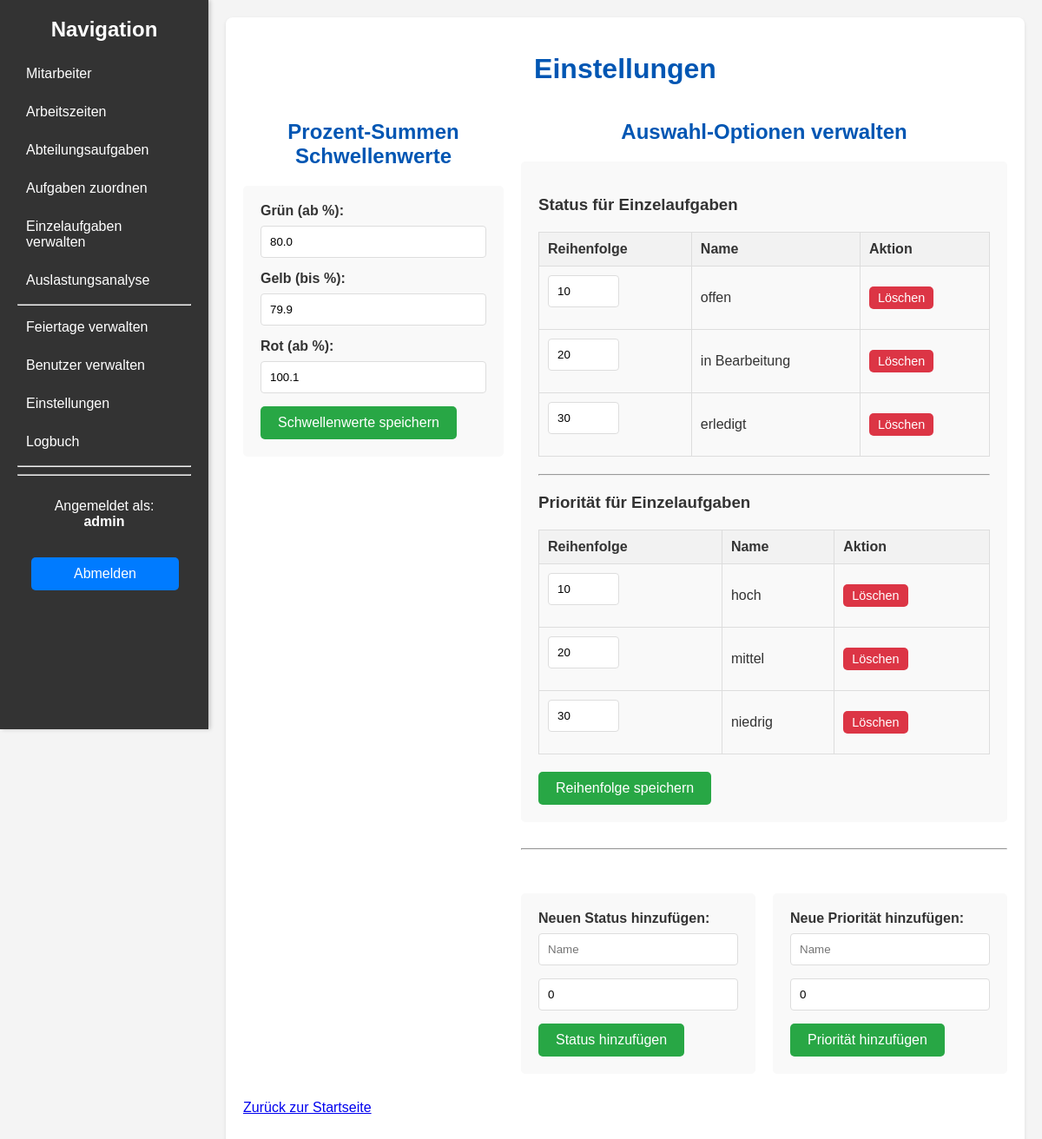
/settings (signed in), run on the app's committed database.
### models.py (models this page shows, shortened)
class User(db.Model, UserMixin):
    id = db.Column(db.Integer, primary_key=True)
    username = db.Column(db.String(100), unique=True, nullable=False)
    password_hash = db.Column(db.String(128))
    oe_number = db.Column(db.String(50), nullable=False)
    is_admin = db.Column(db.Boolean, default=False)

class Settings(db.Model):
    id = db.Column(db.Integer, primary_key=True, default=1)
    red_threshold = db.Column(db.Float, default=100.1)
    green_min_threshold = db.Column(db.Float, default=80.0)
    yellow_max_threshold = db.Column(db.Float, default=79.9)

class Status(db.Model):
    id = db.Column(db.Integer, primary_key=True)
    name = db.Column(db.String(50), nullable=False, unique=True)
    reihenfolge = db.Column(db.Integer, default=0)

class Prioritaet(db.Model):
    id = db.Column(db.Integer, primary_key=True)
    name = db.Column(db.String(50), nullable=False, unique=True)
    reihenfolge = db.Column(db.Integer, default=0)

### app.py (the view, shortened to what this page needs)
@app.route('/settings', methods=['GET', 'POST'])
@login_required
@admin_required
def settings():
    current_settings = Settings.query.first()
    stati = Status.query.order_by(Status.reihenfolge, Status.name).all()
    priorities = Prioritaet.query.order_by(Prioritaet.reihenfolge, Prioritaet.name).all()
    return render_template('settings.html', settings=current_settings, stati=stati, priorities=priorities)

### app.py (called while the page is built)
@login_manager.user_loader
def load_user(user_id):
    return User.query.get(int(user_id))

def admin_required(f):
    @wraps(f)
    def decorated_function(*args, **kwargs):
        if not current_user.is_admin:
            flash('Für diese Aktion sind Administratorrechte erforderlich.', 'danger')
            return redirect(url_for('index'))
        return f(*args, **kwargs)
    return decorated_function

### templates/settings.html (shortened to what this page needs)
{% extends "base.html" %}
{% block content %}
    <h1>Einstellungen</h1>
    <div style="display: flex; flex-wrap: wrap; gap: 20px;">
        <div style="flex: 1; min-width: 300px;">
            <h2>Prozent-Summen Schwellenwerte</h2>
            <form method="POST">
                <label for="green_min_threshold">Grün (ab %):</label>
                <input type="number" name="green_min_threshold" value="{{ settings.green_min_threshold | default(80.0) }}" required>
                <label for="yellow_max_threshold">Gelb (bis %):</label>
                <input type="number" name="yellow_max_threshold" value="{{ settings.yellow_max_threshold | default(79.9) }}" required>
                <label for="red_threshold">Rot (ab %):</label>
                <input type="number" name="red_threshold" value="{{ settings.red_threshold | default(100.0) }}" required>
                <button type="submit">Schwellenwerte speichern</button>
            </form>
        </div>
        <div style="flex: 2; min-width: 400px;">
            <h2>Auswahl-Optionen verwalten</h2>
            <form method="POST">
                <h3>Status für Einzelaufgaben</h3>
                <table>
                    <thead>
                        <tr>
                            <th>Reihenfolge</th>
                            <th>Name</th>
                            <th>Aktion</th>
                        </tr>
                    </thead>
                    <tbody>
                        {% for s in stati %}
                        <tr>
                            <td><input type="number" name="status_order_{{ s.id }}" value="{{ s.reihenfolge }}" style="width: 60px;"></td>
                            <td>{{ s.name }}</td>
                            <td>
                                <a href="#" onclick="if(confirm('Soll dieser Status wirklich gelöscht werden?')) document.getElementById('delete-status-{{s.id}}').submit();" class="button small delete">Löschen</a>
                            </td>
                        </tr>
                        {% endfor %}
                    </tbody>
                </table>
                <hr style="margin: 20px 0;">
                <h3>Priorität für Einzelaufgaben</h3>
                <table>
                    <thead>
                        <tr>
                            <th>Reihenfolge</th>
                            <th>Name</th>
                            <th>Aktion</th>
                        </tr>
                    </thead>
                    <tbody>
                        {% for p in priorities %}
                        <tr>
                            <td><input type="number" name="prio_order_{{ p.id }}" value="{{ p.reihenfolge }}" style="width: 60px;"></td>
                            <td>{{ p.name }}</td>
                            <td>
                                <a href="#" onclick="if(confirm('Soll diese Priorität wirklich gelöscht werden?')) document.getElementById('delete-prio-{{p.id}}').submit();" class="button small delete">Löschen</a>
                            </td>
                        </tr>
                        {% endfor %}
                    </tbody>
                </table>
                <button type="submit" name="save_order" value="1" style="margin-top: 20px;">Reihenfolge speichern</button>
            </form>
            <hr style="margin: 30px 0;">
            <div style="display: flex; gap: 20px;">
                <form method="POST" style="flex: 1;">
                    <label for="new_status_name">Neuen Status hinzufügen:</label>
                    <input type="text" name="new_status_name" placeholder="Name" required>
                    <input type="number" name="new_status_order" placeholder="Reihenfolge" value="0">
                    <button type="submit">Status hinzufügen</button>
                </form>
                <form method="POST" style="flex: 1;">
                    <label for="new_prio_name">Neue Priorität hinzufügen:</label>
                    <input type="text" name="new_prio_name" placeholder="Name" required>
                    <input type="number" name="new_prio_order" placeholder="Reihenfolge" value="0">
                    <button type="submit">Priorität hinzufügen</button>
                </form>
            </div>
        </div>
    </div>
    <p style="margin-top: 30px;"><a href="{{ url_for('index') }}">Zurück zur Startseite</a></p>
{% endblock %}

### templates/base.html (shortened to what this page needs)
<!DOCTYPE html>
<html lang="de">
<head>
    <link rel="stylesheet" href="{{ url_for('static', filename='style.css') }}">
</head>
<body>
    <div class="wrapper">
        {% block sidebar %}
        <div class="sidebar">
            <h2>Navigation</h2>
            <ul>
                <li><a href="{{ url_for('employees') }}">Mitarbeiter</a></li>
                <li><a href="{{ url_for('working_hours_changes') }}">Arbeitszeiten</a></li>
                <li><a href="{{ url_for('department_tasks') }}">Abteilungsaufgaben</a></li>
                <li><a href="{{ url_for('assign_tasks') }}">Aufgaben zuordnen</a></li>
                <li><a href="{{ url_for('einzelaufgaben') }}">Einzelaufgaben verwalten</a></li>
                <li><a href="{{ url_for('workload_analysis') }}">Auslastungsanalyse</a></li>
                {% if current_user.is_admin %}
                    <hr>
                    <li><a href="{{ url_for('holidays') }}">Feiertage verwalten</a></li>
                    <li><a href="{{ url_for('user_list') }}">Benutzer verwalten</a></li>
                    <li><a href="{{ url_for('settings') }}">Einstellungen</a></li>
                    <li><a href="{{ url_for('logbook') }}">Logbuch</a></li>
                {% endif %}
                <hr>
                <hr>
            </ul>
            <div style="position: relative; top: 10px; width: 100%;">
                 <p style="text-align: center;">Angemeldet als:<br><b>{{ current_user.username }}</b></p>
                 <a href="{{ url_for('logout') }}" class="button" style="width: 70%; margin: 8%;">Abmelden</a>
            </div>
        </div>
        {% endblock %}
        <div class="main-content">
            <div class="container">
                {% block content %}{% endblock %}
            </div>
        </div>
    </div>
</body>
</html>

### static/style.css (style rules this page uses)
body { font-family: Arial, sans-serif; margin: 0; background-color: #f4f4f4; color: #333; }
.wrapper { display: flex; min-height: 100vh; }
.sidebar { width: 200px; background-color: #333; color: white; padding: 20px; box-shadow: 2px 0 5px rgba(0,0,0,0.2); flex-shrink: 0; position: sticky; top: 0; height: 100vh; overflow-y: auto; }
.sidebar h2 { color: white; margin-top: 0; text-align: center; }
.sidebar ul { list-style: none; padding: 0; }
.sidebar ul li { margin-bottom: 10px; }
.sidebar ul li a { text-decoration: none; color: white; display: block; padding: 8px 10px; border-radius: 4px; }
.main-content { flex-grow: 1; padding: 20px; }
.container { max-width: 900px; margin: 0 auto; background-color: #fff; padding: 20px; border-radius: 8px; box-shadow: 0 2px 4px rgba(0, 0, 0, 0.1); }
h1, h2 { color: #0056b3; text-align: center; margin-bottom: 20px; }
table { width: 100%; border-collapse: collapse; margin-top: 20px; }
table, th, td { border: 1px solid #ddd; }
th, td { padding: 10px; text-align: left; }
th { background-color: #f2f2f2; }
.button { display: inline-block; padding: 10px 15px; margin: 10px 0; background-color: #007bff; color: white; text-align: center; text-decoration: none; border-radius: 5px; border: none; cursor: pointer; }
.button.small { padding: 5px 10px; font-size: 0.9em; }
.button.delete { background-color: #dc3545; }
form { background-color: #f9f9f9; padding: 20px; border-radius: 5px; margin-top: 20px; }
form label { display: block; margin-bottom: 8px; font-weight: bold; }
form input[type="text"], form input[type="date"], form input[type="number"], form select, form textarea { width: calc(100% - 22px); padding: 10px; margin-bottom: 15px; border: 1px solid #ddd; border-radius: 4px; }
form button[type="submit"] { background-color: #28a745; color: white; padding: 10px 20px; border: none; border-radius: 5px; cursor: pointer; font-size: 1em; }

### data on the page
User: username "admin"
Settings: green_min_threshold "80.0", yellow_max_threshold "79.9", red_threshold "100.1"
Status: reihenfolge "10", name "offen"
Status: reihenfolge "20", name "in Bearbeitung"
Status: reihenfolge "30", name "erledigt"
Prioritaet: reihenfolge "10", name "hoch"
Prioritaet: reihenfolge "20", name "mittel"
Prioritaet: reihenfolge "30", name "niedrig"
